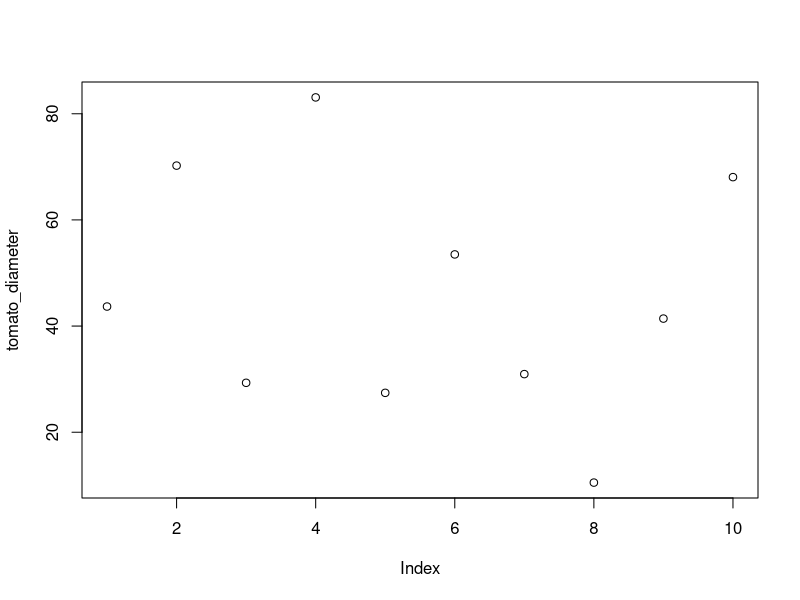
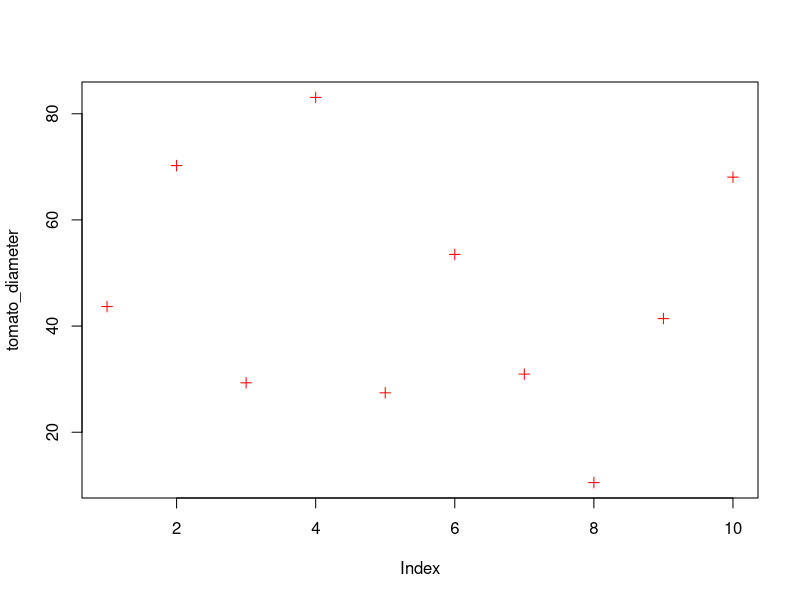
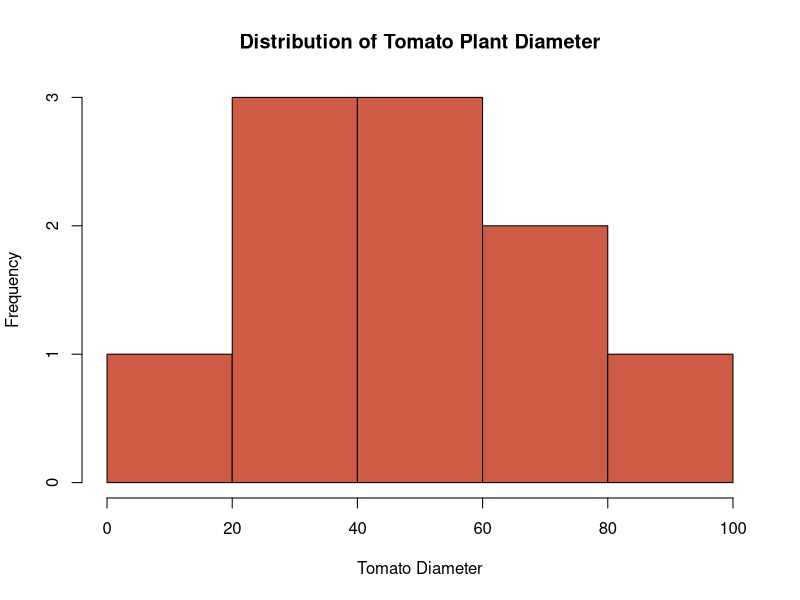
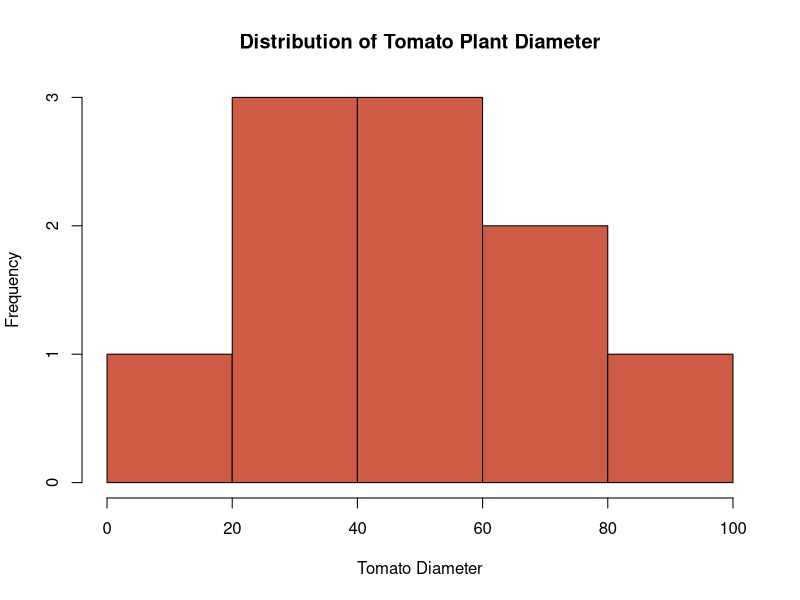
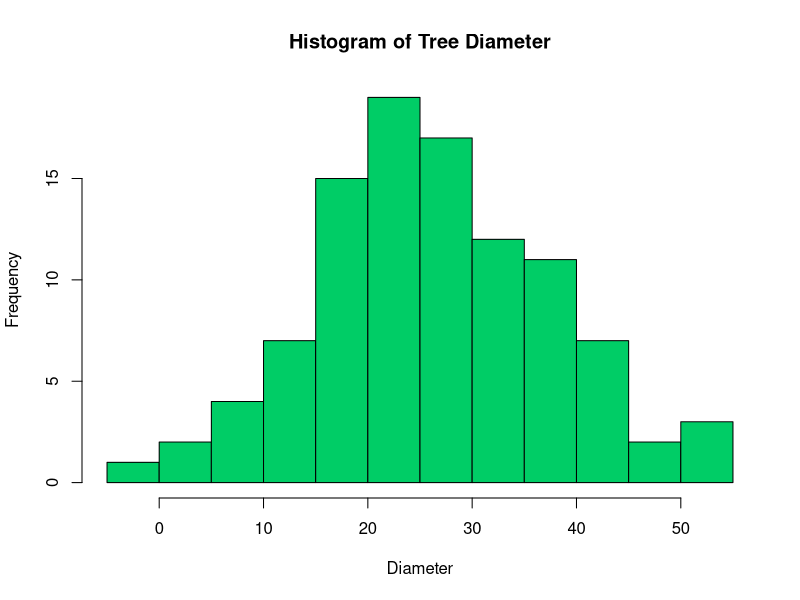
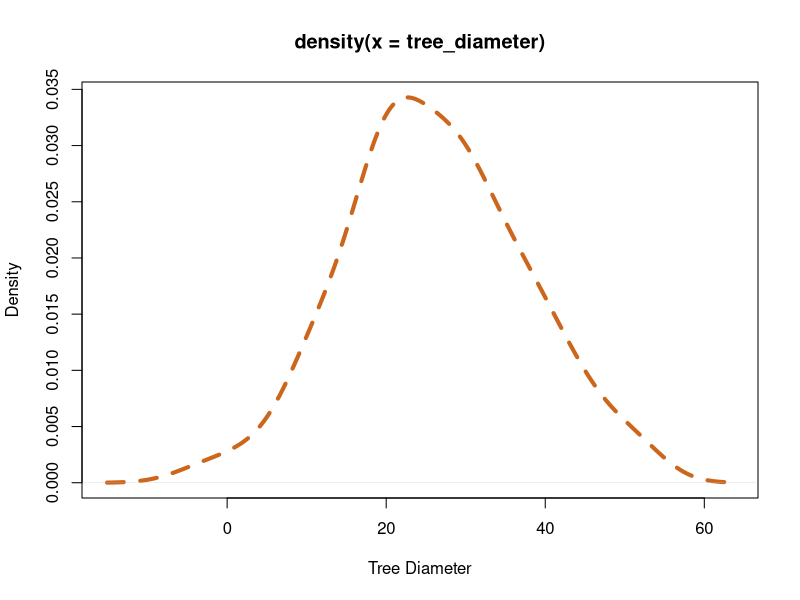

The R source for these figures, in order:
## ---- chunk 1
tomato_diameter <- c(43.68, 70.23, 29.31, 83.08, 27.42, 53.50, 30.95, 10.51, 41.41, 68.06)
## ---- chunk 2
print(tomato_diameter)
## ---- chunk 3
tomato_diameter
## ---- chunk 4
mean(x = tomato_diameter)
## ---- chunk 5
median(tomato_diameter)
## ---- chunk 6
plot(tomato_diameter)
## ---- chunk 7
plot(tomato_diameter, col = "red", pch = 3)
## ---- chunk 8
hist(tomato_diameter, col = "coral3", xlab = "Tomato Diameter", main = "Distribution of Tomato Plant Diameter")
## ---- chunk 9
hist(
  tomato_diameter,
  col = "coral3",
  xlab = "Tomato Diameter",
  main = "Distribution of Tomato Plant Diameter"
)
## ---- chunk 10
teak_diameter <- rnorm(100, mean = 35, sd = 2.3)
teak_diameter
## ---- chunk 11
set.seed(123)
tree_diameter <- rnorm(100, mean = 25, sd = 12.3)
tree_diameter
## ---- chunk 12
#| label: fig-dia-hist
#| fig-cap: Histogram of simulated tree diameter distribution
#| fig-subcap: true
#| layout-ncol: 2

hist(
  tree_diameter,
  col = "springgreen3",
  xlab = "Diameter",
  main = "Histogram of Tree Diameter"
)

plot(
  density(tree_diameter),
  col = "chocolate3",
  xlab = "Tree Diameter",
  lwd = 4,
  lty = "dashed"
)
## ---- chunk 13
set.seed(123)
dt <- runif(20, min = 10, max = 20)
dt
